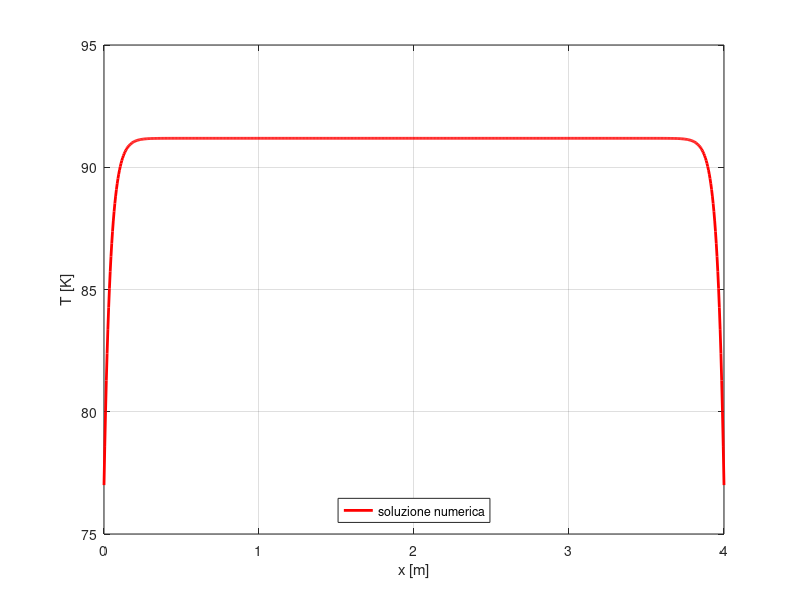

Here is the MATLAB script that generated this plot:
clc; clear; close all; 


%% dati
DD = .01; %m
LL = 4; %m
II = 1e3; %A
Tb = 77; %K
hh = 500; %W/m^2K
roel = 1.75e-8; %hom*m
kk = 350; %W/mK

%% griglia
dx = 5e-3; %m
xx = 0:dx:LL;
nn = length(xx);

%% qqq
SE = pi*DD*LL; %m^2
SI = pi*DD^2/4; %m^2
VV = SI*LL; %m^3
RR = roel*LL/SI; %hom
qqq = RR*II^2/VV + hh*SE*Tb/VV; %W/m^3

%% AA
s_diag = ones(nn,1);
c_diag = ones(nn,1)*(-2-dx^2*hh/kk*SE/VV);
i_diag = ones(nn,1);

AA = spdiags([s_diag c_diag i_diag], -1:1, nn, nn);

%% bb
bb = (-qqq*dx^2/kk)*ones(nn,1);

%% coco
AA(1,1) = 1; AA(1,2) = 0; bb(1) = Tb;
AA(end,end-1) = 0; AA(end,end) = 1; bb(end) = Tb;

%% TT
TT = AA\bb;

%% show
plot(xx, TT, 'r-', 'linewidth', 2)
grid on
legend('soluzione numerica', 'location', 'south')
xlabel('x [m]')
ylabel('T [K]')